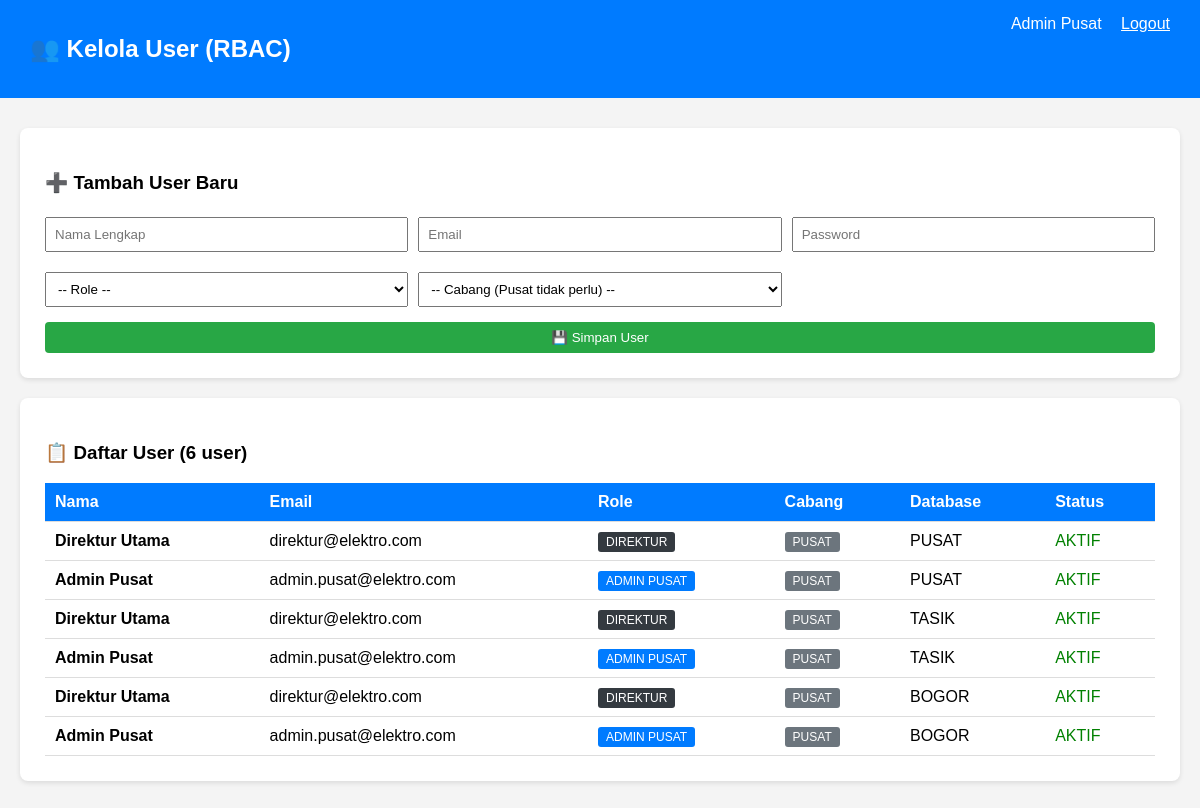
The page /user_manage.php (signed in) on the database its author committed.
### tables this page shows
CREATE TABLE IF NOT EXISTS users (
    id BIGINT AUTO_INCREMENT PRIMARY KEY,
    name VARCHAR(100),
    email VARCHAR(100) UNIQUE,
    password VARCHAR(255),
    role ENUM('direktur', 'admin_pusat', 'admin_cabang', 'kasir'),
    branch_id VARCHAR(10)
);

### user_manage.php (the view, shortened to what this page needs)
<?php
require 'config.php';
$usersPusat = $pusat->query("SELECT *, 'pusat' as db_name FROM users")->fetchAll();
$usersTasik = $tasik->query("SELECT *, 'tasik' as db_name FROM users")->fetchAll();
$usersBogor = $bogor->query("SELECT *, 'bogor' as db_name FROM users")->fetchAll();
$allUsers = array_merge($usersPusat, $usersTasik, $usersBogor);
?>
<!DOCTYPE html>
<html>
<head><title>Kelola User - Admin Pusat</title>
</head>
<body>
<div class="navbar"><h2>👥 Kelola User (RBAC)</h2><div><span><?= $_SESSION['name'] ?></span> <a href="logout.php" style="color:white;margin-left:15px">Logout</a></div></div>
<div class="container">
    <div class="card">
        <h3>➕ Tambah User Baru</h3>
        <form method="POST" style="display:grid;grid-template-columns:repeat(3,1fr);gap:10px">
            <input type="text" name="name" placeholder="Nama Lengkap" required>
            <input type="email" name="email" placeholder="Email" required>
            <input type="password" name="password" placeholder="Password" required>
            <select name="role" required>
                <option value="">-- Role --</option>
            </select>
            <select name="branch_id">
                <option value="">-- Cabang (Pusat tidak perlu) --</option>
            </select>
            <button type="submit" class="btn-add" style="grid-column:span 3">💾 Simpan User</button>
        </form>
    </div>
    <div class="card">
        <h3>📋 Daftar User (<?= count($allUsers) ?> user)</h3>
        <table>
            <tr><th>Nama</th><th>Email</th><th>Role</th><th>Cabang</th><th>Database</th><th>Status</th></tr>
            <?php foreach($allUsers as $u):
                $roleClass = 'role-' . str_replace('_', '_', $u['role']);
                $branchClass = 'branch-' . ($u['branch_id'] ? strtolower($u['branch_id']) : 'pusat');
            ?>
            <tr>
                <td><b><?= $u['name'] ?></b></td>
                <td><?= $u['email'] ?></td>
                <td><span class="badge <?= $roleClass ?>"><?= strtoupper(str_replace('_',' ',$u['role'])) ?></span></td>
                <td><span class="badge <?= $branchClass ?>"><?= $u['branch_id'] ?: 'PUSAT' ?></span></td>
                <td><?= strtoupper($u['db_name']) ?></td>
                <td><?= ($u['status'] ?? 'aktif') == 'nonaktif' ? '<span style="color:red">NONAKTIF</span>' : '<span style="color:green">AKTIF</span>' ?></td>
            </tr>
            <?php endforeach; ?>
        </table>
    </div>
</div>
</body>
</html>

### user_manage.php (style rules this page uses)
body { font-family:sans-serif;background:#f4f4f4;margin:0 }
.navbar { background:#007bff;color:white;padding:15px 30px;display:flex;justify-content:space-between }
.container { max-width:1200px;margin:30px auto;padding:0 20px }
.card { background:white;padding:25px;border-radius:8px;box-shadow:0 2px 5px rgba(0,0,0,0.1);margin-bottom:20px }
table { width:100%;border-collapse:collapse;margin-top:15px }
th,td { padding:10px;text-align:left;border-bottom:1px solid #ddd }
th { background:#007bff;color:white }
input,select { padding:8px;margin:5px 0;box-sizing:border-box }
button { padding:8px 15px;border:none;border-radius:4px;cursor:pointer;color:white }
.btn-add { background:#28a745 }
.badge { padding:3px 8px;border-radius:3px;font-size:12px;color:white }
.role-direktur { background:#343a40 }
.role-admin_pusat { background:#007bff }
.branch-pusat { background:#6c757d }

### rows shown on the page
users: name "Direktur Utama", email "direktur@elektro.com", role "DIREKTUR", branch "PUSAT", db_name "PUSAT", db_name "TASIK", db_name "BOGOR"
users: name "Admin Pusat", email "admin.pusat@elektro.com", role "ADMIN PUSAT", branch "PUSAT", db_name "PUSAT", db_name "TASIK", db_name "BOGOR"

### other values the page prints
$_SESSION['name'] "Admin Pusat"
count($allUsers) "6"
